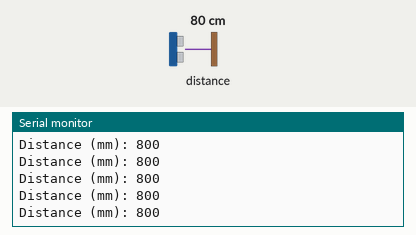
This sketch was run on a simulated Arduino Uno, built with avr-gcc and run on an emulated ATmega328P. Shown: the last lines printed to the serial monitor. Inputs (shaded band) come from the test bench; at power-on: distance to the obstacle 80 cm.

Above: at 1.2 s.
1.3 s: distance to the obstacle set to 2 cm
At 1.5 s:
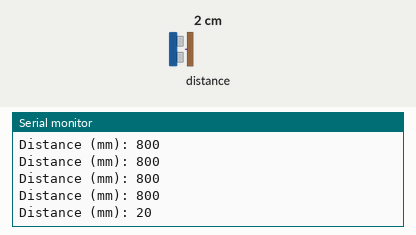
2.8 s: distance to the obstacle set to 4 cm
At 2.83 s:
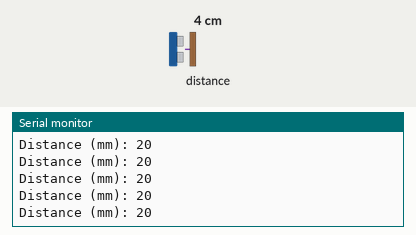
Timing chart, 0 to 5.8 s (numbered marks = the images above; inputs shaded):
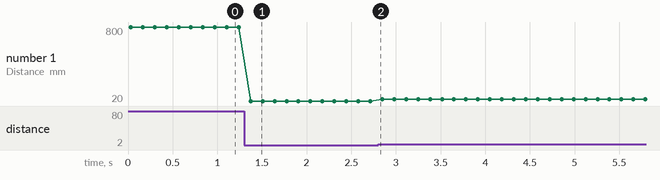

Measured:
- after the input at 1.3 s, the serial monitor: prints a new line after 0.07 s (image 1)
- plotted number 1: 800 → 20 after the input at 1.3 s, 20 → 40 after the input at 2.8 s

The sketch:

rangesensor.ino
```cpp
#include "Adafruit_VL53L0X.h"
#include <ros.h>
#include <std_msgs/Float32.h>

Adafruit_VL53L0X lox = Adafruit_VL53L0X();
ros::NodeHandle  lidar; //inicializaco do node do microlidar
std_msgs::Float32 d;
ros::Publisher dist_pub ("distancia", &d);
void setup() {
  Serial.begin(115200);
  lidar.advertise(dist_pub);
  while (! Serial) {
    delay(1);
  }
  if (!lox.begin()) {
    while(1);
  }
}
void loop() {
  VL53L0X_RangingMeasurementData_t measure;
  lox.rangingTest(&measure, false); // pass in 'true' to get debug data printout!
  if (measure.RangeStatus != 4) {  // phase failures have incorrect data
    Serial.print("Distance (mm): ");
    Serial.println(measure.RangeMilliMeter);
    d.data = ((measure.RangeMilliMeter)/1000.0);
    dist_pub.publish(&d);
    lidar.spinOnce();
  }
  delay(100);
}
```
